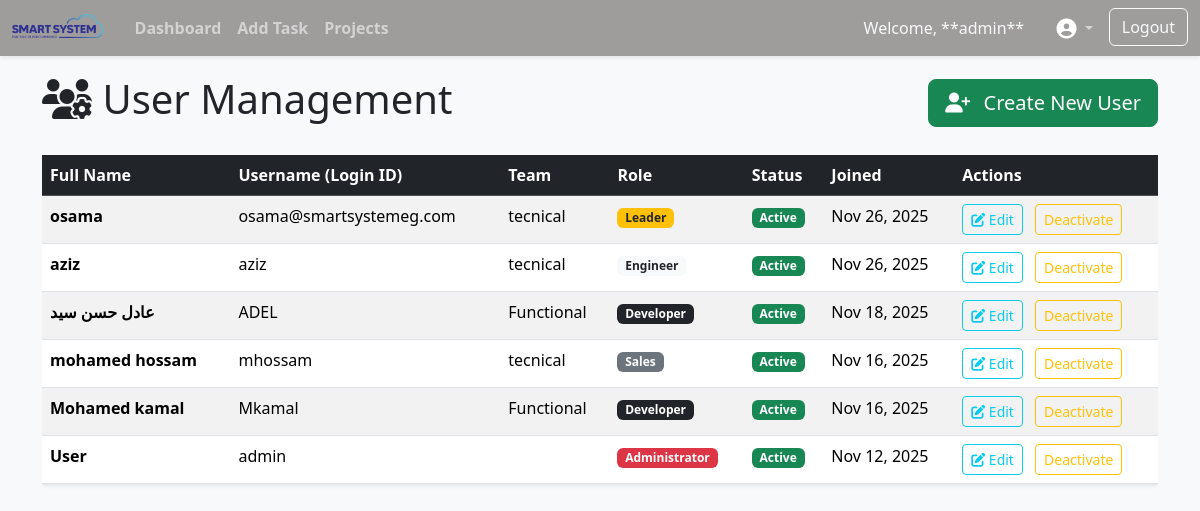
Before: /users/ (signed in) with the older database file.
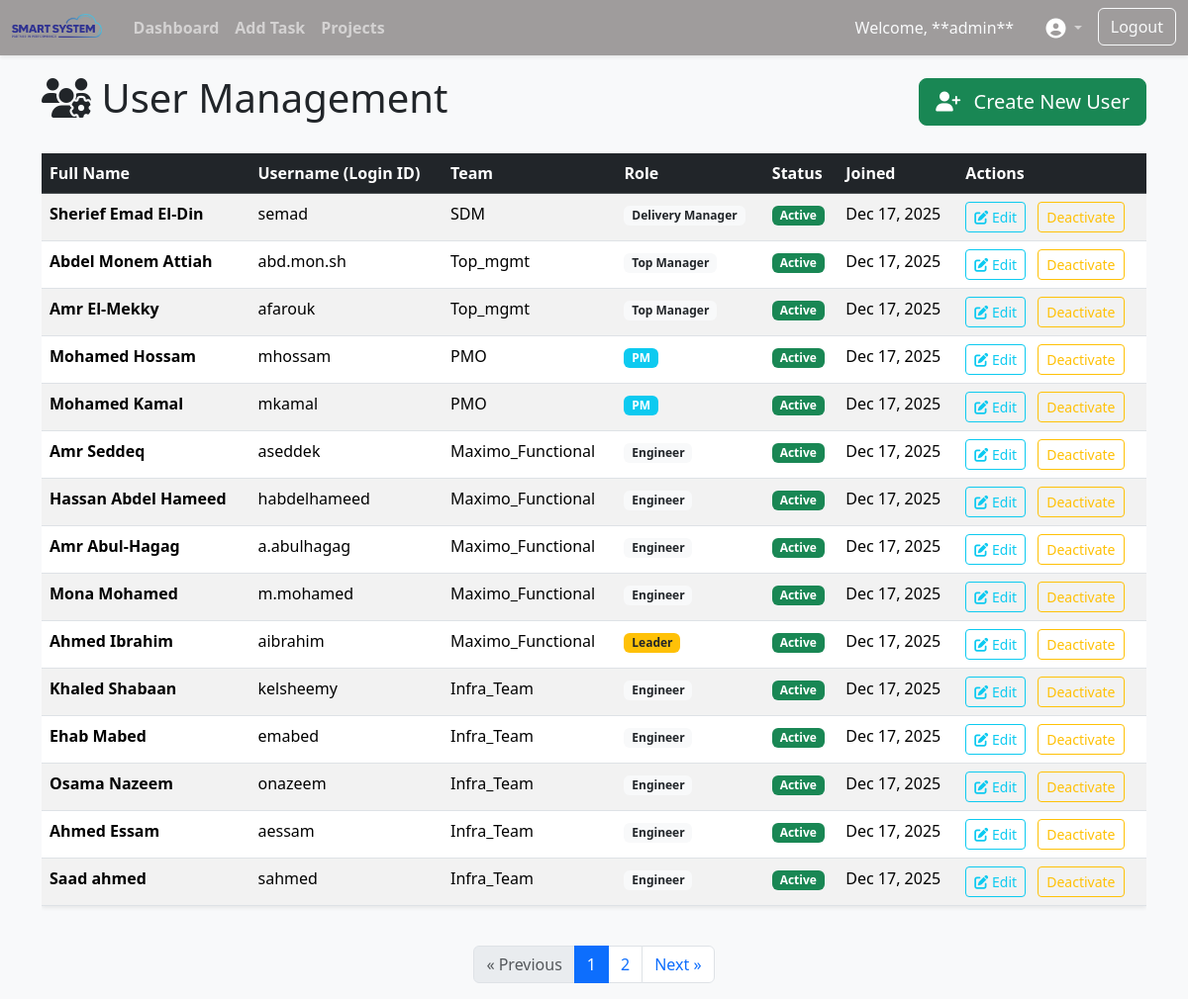
After: the same page with the newer database file.
### app/models.py (models this page shows, shortened)
class CustomUser(AbstractBaseUser, PermissionsMixin):
    ROLE_CHOICES = [
        ('admin', 'Administrator'),
        ('developer', 'Developer'),
        ('sales', 'Sales'),
        ('ceo', 'CEO '),
        ('project-manager', 'Project Manager'),
        ('leader', 'Leader'),
        ('top-manager', 'Top Manager'),
        ('delivery-manager', 'Delivery Manager'),
        ('engineer', 'Engineer'),
    ]
    username = models.CharField(max_length=150, unique=True)
    role = models.CharField(max_length=20, choices=ROLE_CHOICES)
    is_active = models.BooleanField(default=True)
    is_staff = models.BooleanField(default=False)
    full_name = models.CharField( max_length=220, default='User')
    team = models.ForeignKey(Team, on_delete=models.SET_NULL,
                              null=True, blank=True, related_name="employees")
    objects = CustomUserManager()
    date_joined = models.DateTimeField(auto_now_add=True)
    email = models.EmailField(null=True, blank=True)
    USERNAME_FIELD = 'username'
    REQUIRED_FIELDS = ['role']
    class Meta:
        ordering = ('-date_joined',)

class Team(models.Model):
    title = models.CharField(max_length=100)
    team_lead = models.CharField(max_length=220, null=True)

### app/views.py (the view)
# urls.py: path('users/', views.users, name='users'),
@user_passes_test(lambda u: is_admin(u) or is_manager(u) or is_leader(u), login_url=reverse_lazy('home'))
def users(request):
    if is_leader(request.user):
        user_list = models.CustomUser.objects.filter(team__team_lead=request.user.full_name).order_by("-date_joined")
        teams = Team.objects.filter(team_lead = request.user.full_name)
    else:
        user_list = models.CustomUser.objects.all().order_by('-date_joined')
        teams =  models.Team.objects.all()
    paginator = Paginator(user_list, PAGE_SIZE)
    page_number = request.GET.get('page')
    page_obj = paginator.get_page(page_number)
    return render(request, 'users.html', {
        "role_choices": models.CustomUser.ROLE_CHOICES,
        "page_obj": page_obj,
        "users": page_obj.object_list,
        "teams": teams
    })

### app/views.py (called while the page is built)
def is_admin(user):
    return user.is_superuser or user.role == "admin"

def is_leader(user):
    return user.role == "leader"

### templates/users.html (shortened to what the changed rows need)
{% extends 'base.html' %}
{% block content %}
<div class="d-flex justify-content-between align-items-center mb-4 animate__animated animate__fadeInDown">
    <h1><i class="fas fa-users-cog"></i> User Management</h1>
</div>
<div class="table-responsive animate__animated animate__fadeInUp">
    <table class="table table-hover table-striped shadow-sm">
        <thead class="table-dark">
            <tr>
                <th>Full Name</th>
                <th>Username (Login ID)</th>
                <th>Team</th>
                <th>Role</th>
                <th>Status</th>
                <th>Joined</th>
                <th>Actions</th>
            </tr>
        </thead>
        <tbody>
            {% for user in page_obj.object_list %}
            <tr id="user-row-{{ user.pk }}"
                data-user-id="{{ user.pk }}"
                data-full-name="{{ user.full_name }}"
                data-username="{{ user.username }}"
                data-role="{{ user.role }}"
                data-team="{{ user.team.pk }}"
                data-is-active="{% if user.is_active %}Active{% else %}Inactive{% endif %}">
                <td class="fw-bold">{{ user.full_name }}</td>
                <td>{{ user.username }}</td>
                <td>{{ user.team.title }}</td>
                <td>
                    {% if user.role == 'admin' %}
                        <span class="badge bg-danger">Administrator</span>
                    {% elif user.role == 'ceo' %}
                        <span class="badge bg-primary">CEO</span>
                    {% elif user.role == 'project-manager' %}
                        <span class="badge bg-info">PM</span>
                    {% elif user.role == 'leader' %}
                        <span class="badge bg-warning text-dark">Leader</span>
                    {% elif user.role == 'developer' %}
                        <span class="badge bg-dark">Developer</span>
                    {% elif user.role == 'sales' %}
                        <span class="badge bg-secondary">Sales</span>
                    {% else %}
                        <span class="badge bg-light text-dark">{{ user.get_role_display }}</span>
                    {% endif %}
                </td>
                <td>
                    {% if user.is_active %}
                        <span class="badge bg-success">Active</span>
                    {% else %}
                        <span class="badge bg-warning text-dark">Suspended</span>
                    {% endif %}
                </td>
                <td>{{ user.date_joined|date:"M d, Y" }}</td>
                <td>
                    <button class="btn btn-sm btn-outline-info me-2"
                            onclick="openEditModal(
                                '{{ user.pk }}',
                                '{{ user.username }}',
                                '{{ user.full_name }}',
                                '{{ user.role }}',
                                '{{ user.team.pk }}',
                            )">
                        <i class="fas fa-edit"></i> Edit
                    </button>
                    <button class="btn btn-sm {% if user.is_active %}btn-outline-warning{% else %}btn-outline-success{% endif %}"
                            onclick="openDeactivateModal(
                                '{{ user.pk }}',
                                '{{ user.full_name }}',
                                '{% if user.is_active %}Active{% else %}Inactive{% endif %}'
                            )">
                        {% if user.is_active %}Deactivate{% else %}Activate{% endif %}
                    </button>
                </td>
            </tr>
            {% empty %}
            <tr>
                <td colspan="6" class="text-center text-muted">No users found. Use the "Create New User" button to start.</td>
            </tr>
            {% endfor %}
        </tbody>
    </table>
</div>
{% if page_obj.has_other_pages %}
<nav aria-label="User Page Navigation" class="mt-4">
    <ul class="pagination justify-content-center">
        {% if page_obj.has_previous %}
        <li class="page-item">
            <a class="page-link" href="?page={{ page_obj.previous_page_number }}">&laquo; Previous</a>
        </li>
        {% else %}
        <li class="page-item disabled"><span class="page-link">&laquo; Previous</span></li>
        {% endif %}
        {% for i in page_obj.paginator.page_range %}
            {% if page_obj.number == i %}
                <li class="page-item active"><span class="page-link">{{ i }}</span></li>
            {% else %}
                <li class="page-item">
                    <a class="page-link" href="?page={{ i }}">{{ i }}</a>
                </li>
            {% endif %}
        {% endfor %}
        {% if page_obj.has_next %}
        <li class="page-item">
            <a class="page-link" href="?page={{ page_obj.next_page_number }}">Next &raquo;</a>
        </li>
        {% else %}
        <li class="page-item disabled"><span class="page-link">Next &raquo;</span></li>
        {% endif %}
    </ul>
</nav>
{% endif %}
{% endblock %}

### templates/base.html (shortened to what this page needs)
{% load static %}
<!DOCTYPE html>
<html lang="en">
<head>
<link href="https://cdn.jsdelivr.net/npm/bootstrap@5.3.2/dist/css/bootstrap.min.css" rel="stylesheet">
<link rel="stylesheet" href="https://cdnjs.cloudflare.com/ajax/libs/font-awesome/6.5.1/css/all.min.css">
<link rel="stylesheet" href="{% static 'css/style.css' %}">
<link rel="stylesheet" href="https://cdnjs.cloudflare.com/ajax/libs/animate.css/4.1.1/animate.min.css"/>
</head>
<body>
<nav class="navbar navbar-expand-lg navbar-dark bg-primary shadow-sm fixed-top" style="z-index: 1030;">
<div class="container-fluid">
<a class="navbar-brand" href="{% url 'home' %}">
<img src="{% static 'img/Smart-System-Logo.webp' %}" alt="Logo" height="24" class="d-inline-block align-text-top me-2">
</a>
<div class="collapse navbar-collapse" id="navbarNav">
<ul style="font-weight: bolder;" class="navbar-nav me-auto mb-2 mb-lg-0">
<li class="nav-item"><a class="nav-link" href="{% url 'home' %}">Dashboard</a></li>
<li class="nav-item"><a class="nav-link" href="{%url 'add_timesheet' %}">Add Task</a></li>
<li class="nav-item"><a class="nav-link" href="{%url 'projects' %}">Projects</a></li>
</ul>
<ul class="navbar-nav mb-2 mb-lg-0">
<li class="nav-item d-flex align-items-center">
 <span class="navbar-text me-3 text-light">
Welcome, **{{ request.user.username }}**
 </span>
</li>
<li class="nav-item dropdown me-2">
<a class="nav-link dropdown-toggle" href="#" id="accountDropdown" role="button" data-bs-toggle="dropdown" aria-expanded="false">
<i class="fas fa-user-circle fa-lg text-white"></i>
</a>
</li>
<li class="nav-item">
<a href="{%url 'logout' %}" class="btn btn-outline-light">Logout</a>
</li>
</ul>
</div>
</div>
</nav>
<main class="container">
{% block content %}
{% endblock %}
</main>
</body>
</html>

Changed rows visible on the page:
no longer on one of the page's lists (row edited): CustomUser: full_name "User", username "admin", date_joined "Nov 12, 2025"
removed CustomUser: full_name "osama", username "osama@smartsystemeg.com", team "tecnical", role "Leader", is_active "Active", date_joined "Nov 26, 2025"
removed CustomUser: full_name "aziz", username "aziz", team "tecnical", role "Engineer", is_active "Active", date_joined "Nov 26, 2025"
removed CustomUser: full_name "عادل حسن سيد", username "ADEL", team "Functional", role "Developer", is_active "Active", date_joined "Nov 18, 2025"
removed CustomUser: full_name "mohamed hossam", username "mhossam", team "tecnical", role "Sales", is_active "Active", date_joined "Nov 16, 2025"
removed CustomUser: full_name "Mohamed kamal", username "Mkamal", team "Functional", role "Developer", is_active "Active", date_joined "Nov 16, 2025"
added CustomUser: full_name "Sherief Emad El-Din", username "semad", team "SDM", role "Delivery Manager", is_active "Active", date_joined "Dec 17, 2025"
added CustomUser: full_name "Abdel Monem Attiah", username "abd.mon.sh", team "Top_mgmt", role "Top Manager", is_active "Active", date_joined "Dec 17, 2025"
added CustomUser: full_name "Amr El-Mekky", username "afarouk", team "Top_mgmt", role "Top Manager", is_active "Active", date_joined "Dec 17, 2025"
added CustomUser: full_name "Mohamed Hossam", username "mhossam", team "PMO", role "PM", is_active "Active", date_joined "Dec 17, 2025"
added CustomUser: full_name "Mohamed Kamal", username "mkamal", team "PMO", role "PM", is_active "Active", date_joined "Dec 17, 2025"
added CustomUser: full_name "Amr Seddeq", username "aseddek", team "Maximo_Functional", role "Engineer", is_active "Active", date_joined "Dec 17, 2025"
added CustomUser: full_name "Hassan Abdel Hameed", username "habdelhameed", team "Maximo_Functional", role "Engineer", is_active "Active", date_joined "Dec 17, 2025"
added CustomUser: full_name "Amr Abul-Hagag", username "a.abulhagag", team "Maximo_Functional", role "Engineer", is_active "Active", date_joined "Dec 17, 2025"
added CustomUser: full_name "Mona Mohamed", username "m.mohamed", team "Maximo_Functional", role "Engineer", is_active "Active", date_joined "Dec 17, 2025"
added CustomUser: full_name "Ahmed Ibrahim", username "aibrahim", team "Maximo_Functional", role "Leader", is_active "Active", date_joined "Dec 17, 2025"
added CustomUser: full_name "Khaled Shabaan", username "kelsheemy", team "Infra_Team", role "Engineer", is_active "Active", date_joined "Dec 17, 2025"
added CustomUser: full_name "Ehab Mabed", username "emabed", team "Infra_Team", role "Engineer", is_active "Active", date_joined "Dec 17, 2025"
added CustomUser: full_name "Osama Nazeem", username "onazeem", team "Infra_Team", role "Engineer", is_active "Active", date_joined "Dec 17, 2025"
added CustomUser: full_name "Ahmed Essam", username "aessam", team "Infra_Team", role "Engineer", is_active "Active", date_joined "Dec 17, 2025"
added CustomUser: full_name "Saad ahmed", username "sahmed", team "Infra_Team", role "Engineer", is_active "Active", date_joined "Dec 17, 2025"
Other visible differences:
text now shown: "« Previous Next »"
new list line: "1"
new list line: "2"
